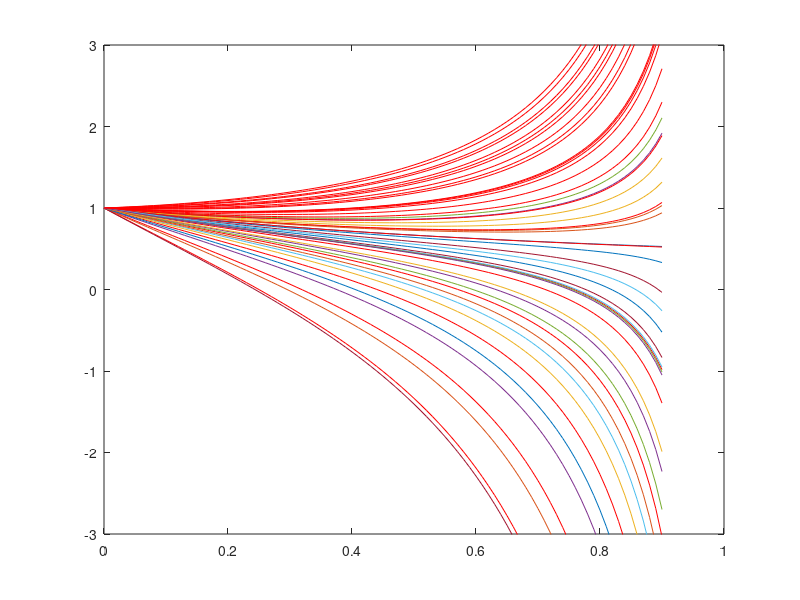

Write MATLAB code to recreate this figure.
clear all
clc
P=0.1:.1:.5;
Q=.12:.1:.52;
n=0:0.01:.9;

for p=1:5
    for q=1:5
        for i=1:91
            k2(i)=(Q(q)*(2-n(i))-sqrt(3)*n(i)*P(p))/(2*Q(q)*(1-n(i)^2));
            k1(i)=(P(p)+sqrt(3)*Q(q)-sqrt(3)*Q(q)*(1+n(i))*k2(i))/(P(p)*(1+n(i)));
           
            
        end
         plot(n,k2)
         hold on
            plot(n,k1,'r')
            ylim([-3 3])
    end
end


